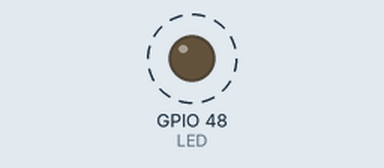
Bench run of a sketch on a simulated ESP32. Shown: output pins drawn as LEDs (lit = HIGH). Dashed ring = blinking.

Above: at 0.5 s.
Timing chart, 0 to 4.6 s (numbered marks = the images above):
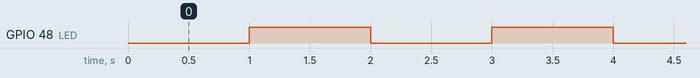

The sketch:

TIMER.ino
```cpp
#define LED   48
#define LED_ONCE  4

//定义一个定时器对象
hw_timer_t *timer = NULL;

// 定时器中断处理函数
void timer_interrupt()
{
  //修改LED的状态，如果亮则修改为灭；如果灭则修改为亮
  digitalWrite(LED, !digitalRead(LED));
}

void setup()
{
  //设置LED引脚（48） 为输出模式
  pinMode(LED, OUTPUT);

  // 初始化定时器0 分频系数为80， 开启向上计数
  timer = timerBegin(0,80,true);

  // 配置定时器中断服务函数
  //定时器0的中断回调函数为timer_interrupt(),true表示边沿触发
  timerAttachInterrupt(timer,timer_interrupt,true);

  // 设置定时器0的计数值
  // 定时器0的计数值为1000,000，true为允许自动重载计数值
  // 计数值单位为us,1000,000 us = 1000ms = 1s
  timerAlarmWrite(timer,1000000,true);

  // 使能定时器
  timerAlarmEnable(timer);
}

void loop()
{

}
```

Measured:
- by itself, GPIO 48 (LED): alternates HIGH for 1.0 s and LOW for 1.0 s
